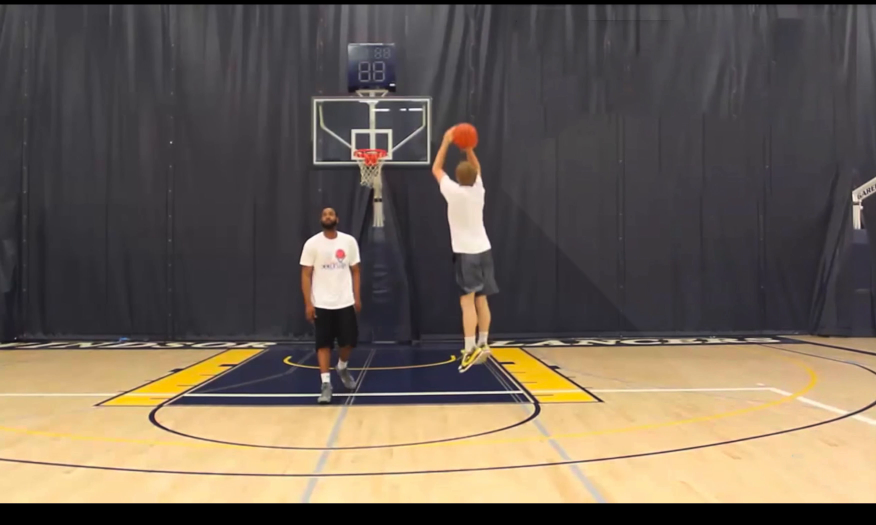
#> input picture frame 8 of VIDEOS/MAIN_TEST2.mov, 1752 x 1050 px (shown at 1/2 size)
$ jupyter execute --allow-errors MAIN.ipynb
#> lines starting #> are read from the running program, lines starting #| are printed output that depends on the picture
[cell 1]
# Author Emmanuel Sedicol
from imutils.video import VideoStream
from imutils.video import FPS
import numpy as np
import argparse
import cv2
import imutils
import matplotlib.pyplot as plt
import tensorflow as tf
#> (the rest of this cell did not finish here and is left out)

# Inner Functions
#### predict_object(frame):
- transform input frame to the corect structure before being classified my the model

#### color_detection(hsv,lower,higher):
- creates a mask using input frame and returns contours

[cell 2]
# prepare the detected frame for classification
def predict_object(frame):
    img = cv2.resize(cv2.cvtColor(frame, cv2.COLOR_BGR2GRAY), (80,80))
    img = img.reshape(-1, 80, 80, 1)

    # predict image
    prediction = model.predict([img])
    prediction_label = CATEGORIES[int(prediction[0][0])]
    return(prediction_label)

# color detection is lower and upper hsv range
def color_detection(hsv,lower,higher):
    # create mask to detect the orange only
    mask = cv2.inRange(hsv, lower, higher)

    # find contours in the mask and initialize the current
    cnts = cv2.findContours(mask.copy(), cv2.RETR_TREE, cv2.CHAIN_APPROX_SIMPLE)
    cnts = imutils.grab_contours(cnts)
    return cnts

# Main Function

[cell 3]
# main function
def main_app(video_path):
    # read video file
#> called with video_path = 'VIDEOS/MAIN_TEST2.mov'
    vs = cv2.VideoCapture(video_path)
    fps = FPS().start()

    while True:
        # grab the current frame
        _,frame = vs.read()
#> frame is the input picture: shape (1050, 1752, 3); mean B, G, R 85.2, 97.5, 109

        # break out of the application if we have no more frames to read
        if frame is None:
            break

        # resize frame so to make its constant size througout
        frame = cv2.resize(frame,(600, 450))
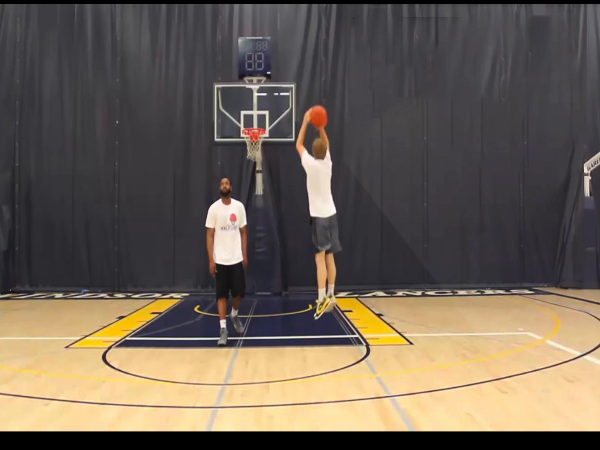
#> frame: shape (450, 600, 3); mean B, G, R 85.2, 97.4, 108.9
        detected_object = frame.copy()

        # detect person using YOLO
        target = "person"
        yolo.yolo_detection(target, frame)

        # retrieve player coordinate on the court using YOLO
        x_coor, y_coor = yolo.xy_personCoordinate(frame)

        # save coordinates
        player_xy_coordinates.append((int(x_coor), int(y_coor)))
        np.savetxt('/Users/esedicol/Desktop/Desktop/Basketball-Shot-Detectection/COORDINATES/person_xy_coord.txt', player_xy_coordinates, fmt='%d')

        # retrieve ball coordinate on the court using YOLO
        bx_coord, by_coord = yolo.xy_ballCoordinate(frame)
        ball_xy_coordinates.append((int(bx_coord), int(by_coord)))

        # frame filtering and image processing
        blur = cv2.GaussianBlur(frame, (15, 15),0)
        erode = cv2.erode(blur, None, iterations=2)
        dilate = cv2.dilate(erode, None, iterations=2)
        hsv = cv2.cvtColor(dilate, cv2.COLOR_BGR2HSV)

        # detect basketball using its color (i.e. orange)
        cnts = color_detection(hsv,orangeLower,orangeUpper)

        # Retrieve the largest contour in the mask, then use it to compute the minimum enclosing circle and centroid
        c = max(cnts, key=cv2.contourArea)
        ((x, y), radius) = cv2.minEnclosingCircle(c)

        if  len(cnts) > 0:
            # only proceed if the radius meets a minimum size
            if radius > 0 and radius < 30 :
                # Retrive the frame of detected ball
                detected_object = detected_object[int(y - 20):int(y + 20),int(x - 20):int(x + 20)]

                # detect ball using YOLO
                if len(ball_xy_coordinates) > 0:
                    target_b = "ball"
                    yolo.yolo_detection(target_b, frame)

                # detect ball using the model I built
                if predict_object(detected_object) == "basketball" :
                    # Append (x,y) coordinates and plot them later
                    shot_xy_coordinates.append((x,y))
                    np.savetxt('/Users/esedicol/Desktop/Desktop/Basketball-Shot-Detectection/COORDINATES/shot_xy_coord.txt', shot_xy_coordinates, fmt='%d')

                    # Draw the circle and centroid on the frame,
                    cv2.circle(frame, (int(x), int(y)), int(radius),(0, 255, 255), 2)
                    cv2.circle(frame, (int(x), int(y)), 1, (0, 0, 255), 2)

                    # Draw rectangle around the minimum enclosed circle and dipslay label of detected object
                    cv2.rectangle(frame, (int(x - 20), int(y - 20)), (int(x + 20), int(y + 20)), (255,0,0), 2)
                    cv2.putText(frame, "BASKETBALL", (int(x - 30), int(y - 25)), cv2.FONT_HERSHEY_SIMPLEX, 0.4, (255, 255, 0), 1 )

        # plot results
        fig, (ax1, ax2) = plt.subplots(1, 2, figsize=(24, 8))
        fig.suptitle('Basketball and Player Detection')
        ax1.imshow(cv2.cvtColor(frame, cv2.COLOR_BGR2RGB))

        # plot at realtime the shot coordinates
        for x in range(0, len(shot_xy_coordinates)):
            ax2.scatter(shot_xy_coordinates[x][0], shot_xy_coordinates[x][1])

        ax2.set_xlim(0, 600)
        ax2.set_ylim(0,400)
        ax2.invert_yaxis()

        ax1.axis("off")
        plt.show()
        clear_output(wait=True)

    fps.stop()
    print("[INFO] elasped time: {:.2f}".format(fps.elapsed()))
    print("[INFO] approx. FPS: {:.2f}".format(fps.fps()))

    vs.release()


$ run again, starting later in the video
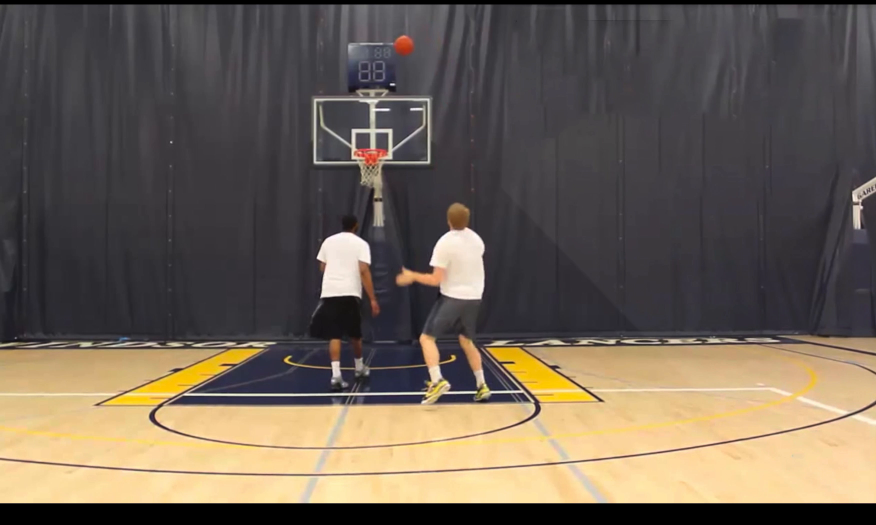
#> input picture frame 39 of VIDEOS/MAIN_TEST2.mov, 1752 x 1050 px (shown at 1/2 size)
#> in main_app, frame is the input picture: shape (1050, 1752, 3); mean B, G, R 85.2, 97.5, 108.8
#> in main_app, `frame = cv2.resize(frame,(600, 450))`:
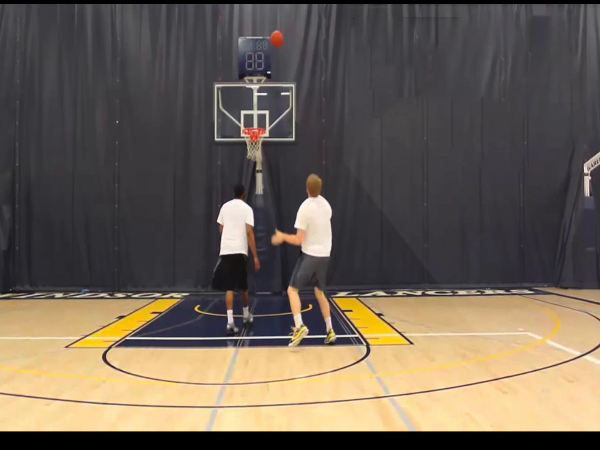
#> frame: shape (450, 600, 3); mean B, G, R 85.1, 97.4, 108.7

$ run again, starting later in the video
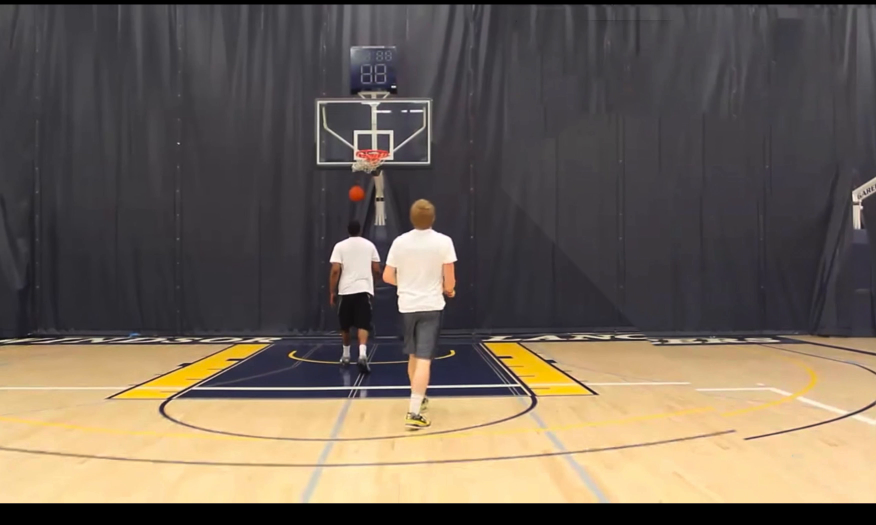
#> input picture frame 69 of VIDEOS/MAIN_TEST2.mov, 1752 x 1050 px (shown at 1/2 size)
#> in main_app, frame is the input picture: shape (1050, 1752, 3); mean B, G, R 87, 99.3, 110.8
#> in main_app, `frame = cv2.resize(frame,(600, 450))`:
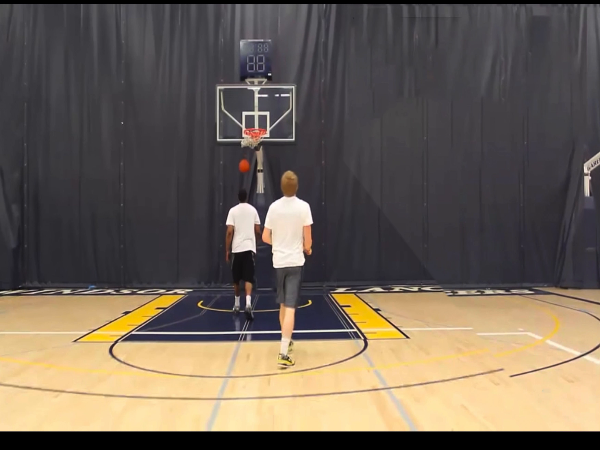
#> frame: shape (450, 600, 3); mean B, G, R 86.9, 99.2, 110.7
